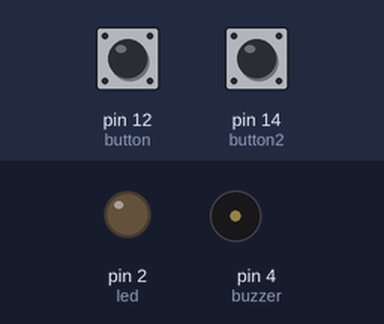
The sketch below on a simulated Arduino Uno, built with avr-gcc and run on an emulated ATmega328P. On the bench: output pins drawn as LEDs (lit = HIGH), buzzer (waves = sounding, pin HIGH). Dashed ring = blinking. Inputs (shaded band) come from the test bench; at power-on: pin 12 (button) HIGH, pin 14 (button2) HIGH.

Above: at 1.2 s.
1.3 s: pin 12 (button) pulled LOW for 3.2 s
At 1.7 s:
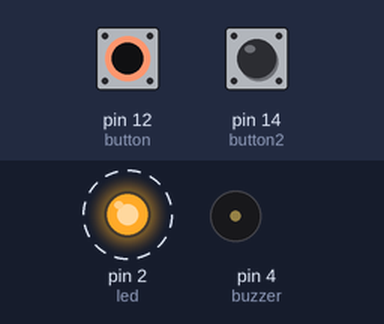
6.3 s: pin 14 (button2) pulled LOW for 0.15 s
At 6.7 s:
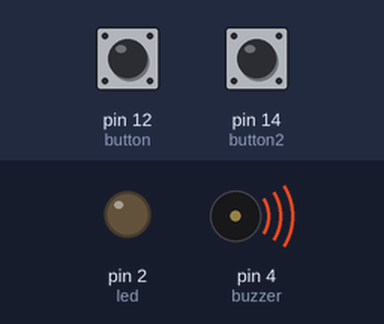
8.3 s: pin 14 (button2) pulled LOW for 3.2 s
At 12.3 s:
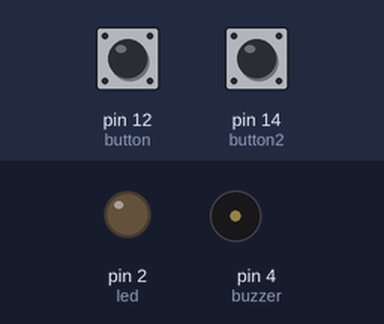
Timing chart, 0 to 13.8 s (numbered marks = the images above; inputs shaded):
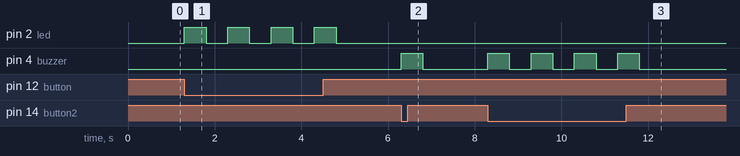

Measured:
- after the input at 1.3 s, pin 2 (led): alternates HIGH for 0.50 s and LOW for 0.50 s, 8 changes in all, then stays LOW, starting at once
- after the input at 6.3 s, pin 4 (buzzer): LOW → HIGH at once, → LOW 0.50 s later
- after the input at 8.3 s, pin 4 (buzzer): alternates HIGH for 0.50 s and LOW for 0.50 s, 8 changes in all, then stays LOW, starting at once

The sketch:

03_BUTTON_LED_BUZ.ino
```cpp
// led blink when button1 is pressed.
// Buzzer beep when button2 is pressed.
// both running when 2 buttons pressed together.

#define led 2
#define buzzer 4
#define button 12
#define button2 14

void setup() {
  pinMode(led, OUTPUT);
  pinMode(button, INPUT);
  pinMode(buzzer, OUTPUT);
  pinMode(button2, INPUT);
}

void loop() {
  int button1State = digitalRead(button);
  int button2State = digitalRead(button2);

  if(button1State == 0) {
    digitalWrite(led, HIGH);
    delay(500);
    digitalWrite(led, LOW);
    delay(500);
  }

  if(button2State == 0) {
    digitalWrite(buzzer, HIGH);
    delay(500);
    digitalWrite(buzzer, LOW);
    delay(500);
  }
}
```
